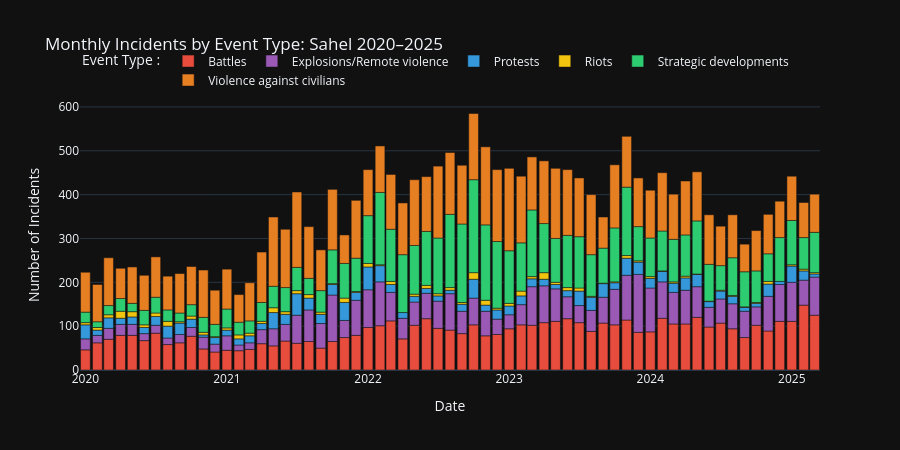

Write notebook code for a chart like this one.
### Markdown cell above
## 3. Breakdown by Event Type
---
Not all conflict events are equal. ACLED classifies events into 6 categories:

| Type | Description |
|---|---|
| **Battles** | Armed clashes between organized groups |
| **Violence against civilians** | Targeted attacks on non-combatants |
| **Explosions/Remote violence** | IEDs, airstrikes, artillery |
| **Protests** | Non-violent demonstrations |
| **Riots** | Violent demonstrations |
| **Strategic developments** | Agreements, arrests, non-violent changes |

This stacked bar chart shows **how the nature of conflict has evolved** over time.

### Code cell
# --- Monthly breakdown by event type (all countries combined)
monthly_type = (
    df.groupby(["year_month", "event_type"])
    .agg(incidents=("event_id_cnty", "count"))
    .reset_index()
)
monthly_type["year_month_dt"] = pd.to_datetime(monthly_type["year_month"])
monthly_type = monthly_type.sort_values("year_month_dt")

EVENT_COLORS = {
    "Battles":                       "#e74c3c",
    "Violence against civilians":    "#e67e22",
    "Explosions/Remote violence":    "#9b59b6",
    "Protests":                      "#3498db",
    "Riots":                         "#f1c40f",
    "Strategic developments":        "#2ecc71",
}

fig3 = px.bar(
    monthly_type,
    x="year_month_dt",
    y="incidents",
    color="event_type",
    title="Monthly Incidents by Event Type: Sahel 2020–2025",
    labels={
        "year_month_dt": "Date",
        "incidents":     "Number of Incidents",
        "event_type":    "Event Type :",
    },
    color_discrete_map=EVENT_COLORS,
    template="plotly_dark",
)

fig3.update_layout(
    hovermode="x unified",
    legend=dict(orientation="h", yanchor="bottom", y=1.02),
    height=450,
    bargap=0.1,
)
fig3.show()
